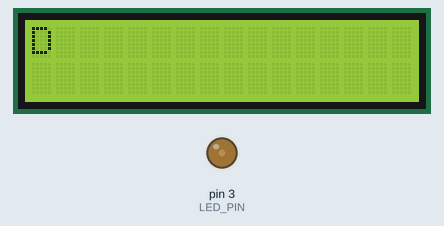
Recording of a sketch running on a simulated Arduino Uno, built with avr-gcc and run on an emulated ATmega328P. Shown: 16×2 character LCD, output pins drawn as LEDs (lit = HIGH).

Above: at 0.14 s.
At 1.12 s:
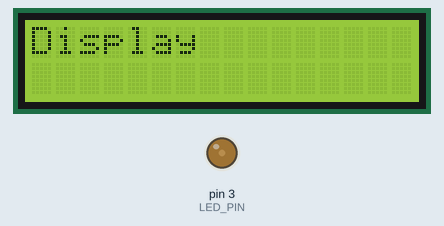
At 1.72 s:
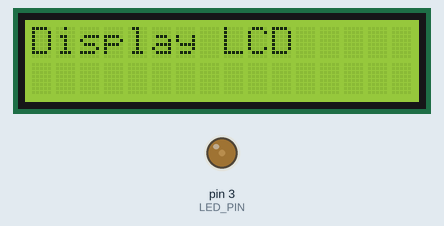
At 2.86 s:
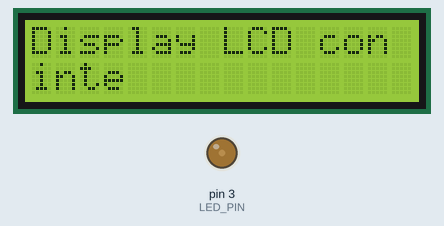
At 3.99 s:
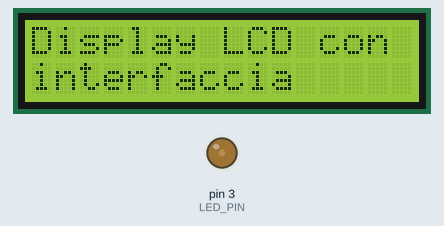
At 4.5 s:
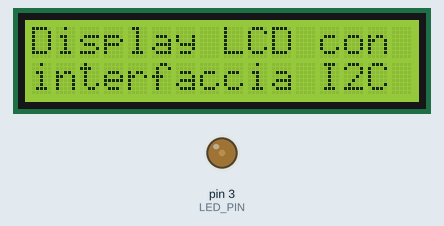

Measured:
- by itself, everything shown: repeats every 5.5 s, in 27 steps
- what the display in image 5 shows lasts 1.2 s, from 4.4 s to 5.6 s

The sketch:

lcd-16x2-i2c.ino
```cpp
/**
* Source code:
* https://www.italiantechproject.it/tutorial-arduino/interfaccia-i2c-per-display-lcd
*/
#include <LiquidCrystal_I2C.h>
#define LED_PIN 3

LiquidCrystal_I2C lcd(0x27, 16, 2);

String riga1 = "Display LCD con";
String riga2 = "interfaccia I2C";

void setup(){
  lcd.init();
  lcd.backlight();
  pinMode(LED_PIN, OUTPUT);
  analogWrite(LED_PIN, 50);
}

void loop(){
  lcd.clear();
  lcd.setCursor(0, 0);
  //lcd.print(riga1);
  typewriting(riga1);
  lcd.setCursor(0, 1);
  //lcd.print(riga2);
  typewriting(riga2);
  delay(1000);
}

void typewriting(String messaggio){
  int lunghezza = messaggio.length();
  for(int i = 0; i < lunghezza; i++){
    lcd.print(messaggio[i]);
    delay(150);
  }
}
```
